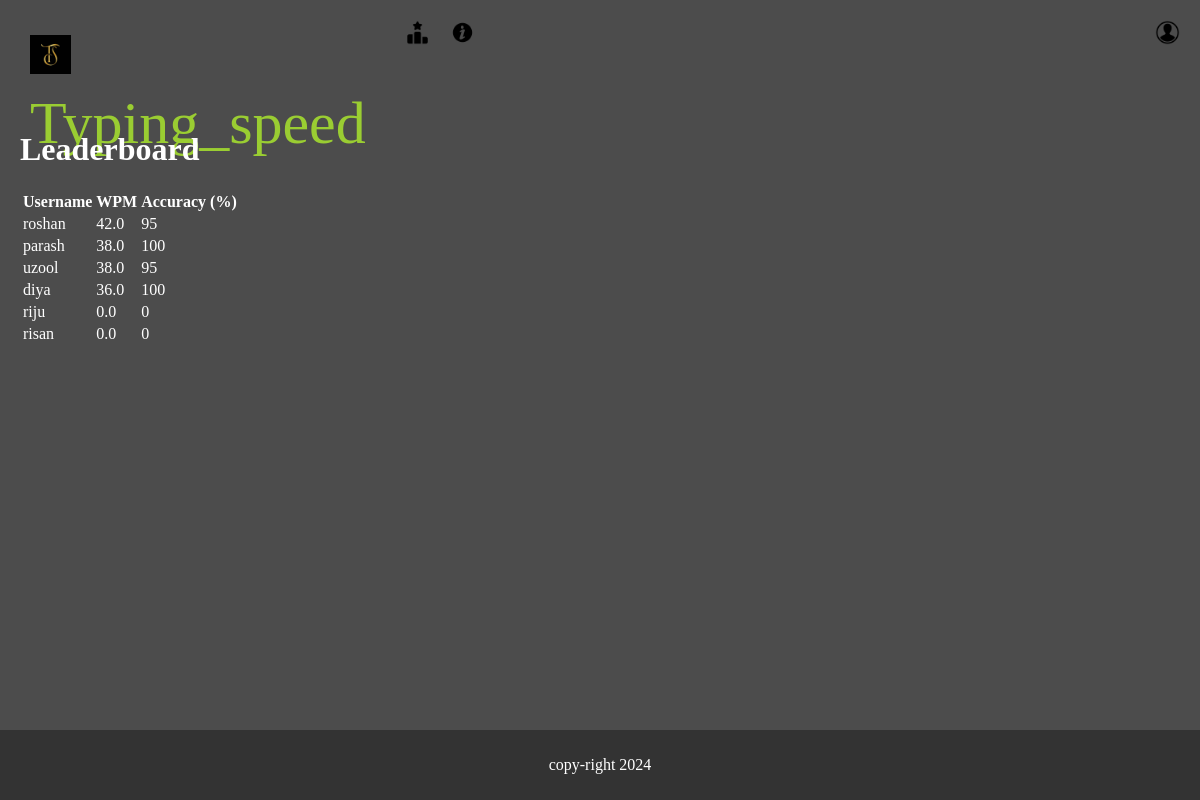
The app's page /leaderboard with its own data.
### typeaap/models.py (models this page shows)
class UserProfile(AbstractUser):
    is_staff = models.BooleanField(default=False)
    is_teacher = models.BooleanField(default=False)
    wpm = models.FloatField(default=0)  # Words Per Minute (WPM) score
    accuracy = models.IntegerField(default=0.0)

### typingspeed/views.py (the view)
def leaderboard(request):
    user_profiles = UserProfile.objects.all().exclude(is_staff=True).order_by('-wpm', '-accuracy')
    context = {'user_profiles': user_profiles}
    return render(request, 'leaderboard.html', context)

### templates/leaderboard.html (shortened to what this page needs)
{% extends "base.html"%}
{% block content %}
</head>
<body>
    <h1>Leaderboard</h1>
    <table>
        <thead>
            <tr>
                <th>Username</th>
                <th>WPM</th>
                <th>Accuracy (%)</th>
            </tr>
        </thead>
        <tbody>
            {% for profile in user_profiles %}
                <tr>
                    <td>{{ profile.username }}</td>
                    <td>{{ profile.wpm }}</td>
                    <td>{{ profile.accuracy }}</td>
                </tr>
            {% endfor %}
        </tbody>
    </table>
{% endblock %}

### templates/base.html
{% include "header.html"%}
{% block content %}
{% endblock %}
{% include "footer.html"%}

### templates/header.html (shortened to what this page needs)
<!DOCTYPE html>
<html lang="en">
    <head>
       <link rel="stylesheet" href="static\style.css\">
     </head>
    <body style="background-color: rgb(76, 76, 76);">
        <header>
            <a id="headlogo" href="/"><img src="static\logo.png" height=39px>Typing_speed</a>
            <a id="leader" href="{% url 'leaderboard' %}"><img src="static\lead.png" height=25px></a>
            <a id="leader" href="{% url 'about' %}"><img src="static\about.png" height=25px></a>
            {%if user.is_authenticated%}
            {% comment %} <a id="leader"><img src="static\setting.png" height=25px></a> {% endcomment %}
            <a style="margin-left:560px;">Welcome {{user.first_name}}</a>
            <a href='signout'><img src="static\logout.png" height=25px></a>
            {% else %}
            <a id="acc" href="{% url 'login' %}"><img src="static\login.png" height=25px></a>
            {% endif%}
        </header>

### templates/footer.html
<footer id="footer">
    <p>copy-right 2024</p>
</footer>
</body>
</html>

### static/style.css (style rules this page uses)
* { color :white; }
body { margin:20px; background-color: rgb(76, 76, 76); justify-content: center; }
header { height:90px; display: flex; justify-content: space-between; }
#headlogo { color:yellowgreen; margin-left:10px; text-decoration: none; font-size: 60px; }
#leader { font-size: 39; margin-left:20px; font-style: oblique; cursor:pointer; }
#acc { margin-left:680px; cursor:pointer; }
#footer { position: fixed; left: 0; bottom: 0; width: 100%; background-color: #333; color: white; text-align: center; padding: 10px 0; }

### records on screen
UserProfile: username "roshan", wpm "42.0", accuracy "95"
UserProfile: username "parash", wpm "38.0", accuracy "100"
UserProfile: username "uzool", wpm "38.0", accuracy "95"
UserProfile: username "diya", wpm "36.0", accuracy "100"
UserProfile: username "riju", wpm "0.0", accuracy "0"
UserProfile: username "risan", wpm "0.0", accuracy "0"
